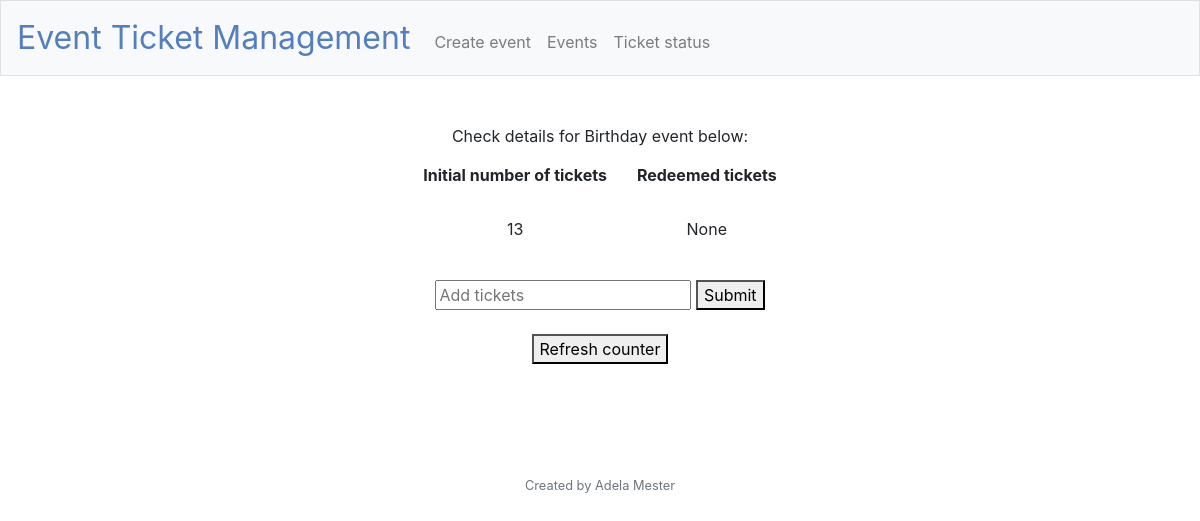
Before: /event/1 with the older database file.
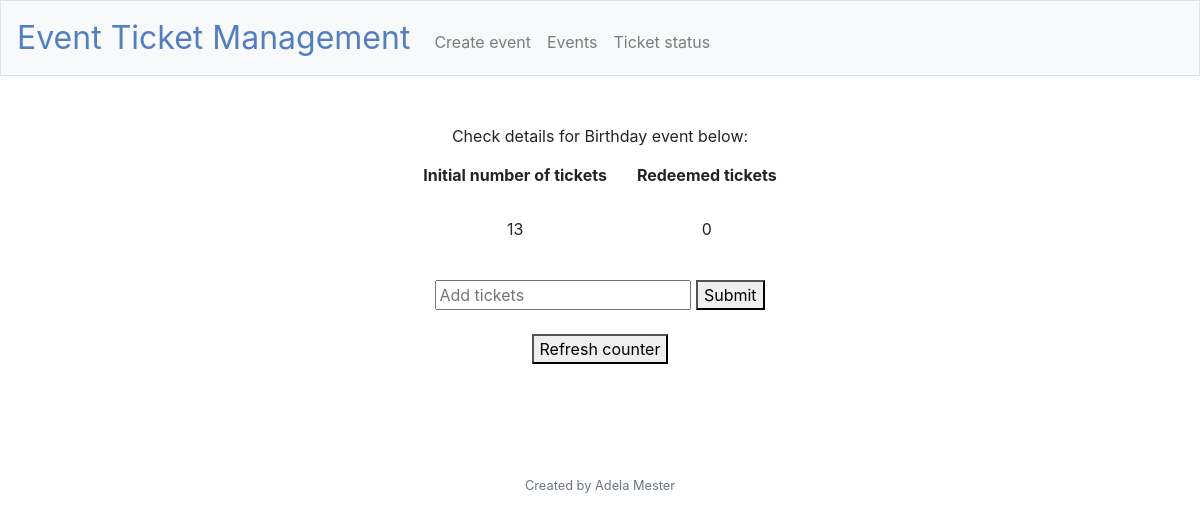
After: the same page with the newer database file.
### tables this page shows
CREATE TABLE 'events' ('event_id' integer PRIMARY KEY AUTOINCREMENT NOT NULL,'event_name' text, 'total_tickets' integer, 'tickets_redeemed' integer, 'date' date);

### application.py (the view)
@app.route("/event/<int:event_id>", methods = ["GET"])
def event_details(event_id):
    if request.method == "GET":
        conn = sqlite3.connect('events.db')
        cursor = conn.cursor()
        cursor.execute("SELECT total_tickets, tickets_redeemed, event_name FROM events WHERE event_id=?", (event_id,))
        rows = cursor.fetchall()
        conn.close()
        return render_template("event_details.html", rows=rows[0], event_id=event_id)

### application.py (called while the page is built)
@app.after_request
def after_request(response):
    response.headers["Cache-Control"] = "no-cache, no-store, must-revalidate"
    response.headers["Expires"] = 0
    response.headers["Pragma"] = "no-cache"
    return response

### templates/event_details.html (shortened to what this page needs)
{% extends "layout.html" %}
{% block main %}
   Check details for {{rows[2]}} event below:
    <table>
        <thead>
            <tr>
                <th>Initial number of tickets</th>
                <th>Redeemed tickets</th>
            </tr>
        </thead>
        <tbody>
            <tr>
                <td id="update_tickets">{{rows[0]}}</td>
                <td>{{rows[1]}}</td>
            </tr>
        </tbody>
    </table>
    <br>
    <input type="number" placeholder="Add tickets" id="add_tickets">
    <button onclick="addTickets()">Submit</button>
    <br>
    <br>
    <button onclick="refreshCounter()">Refresh counter</button>
{% endblock %}

Changed rows visible on the page:
changed events "Birthday": tickets_redeemed (not shown) → "0"
Other visible differences:
{{ rows[1] }}: "None" → (not shown)
